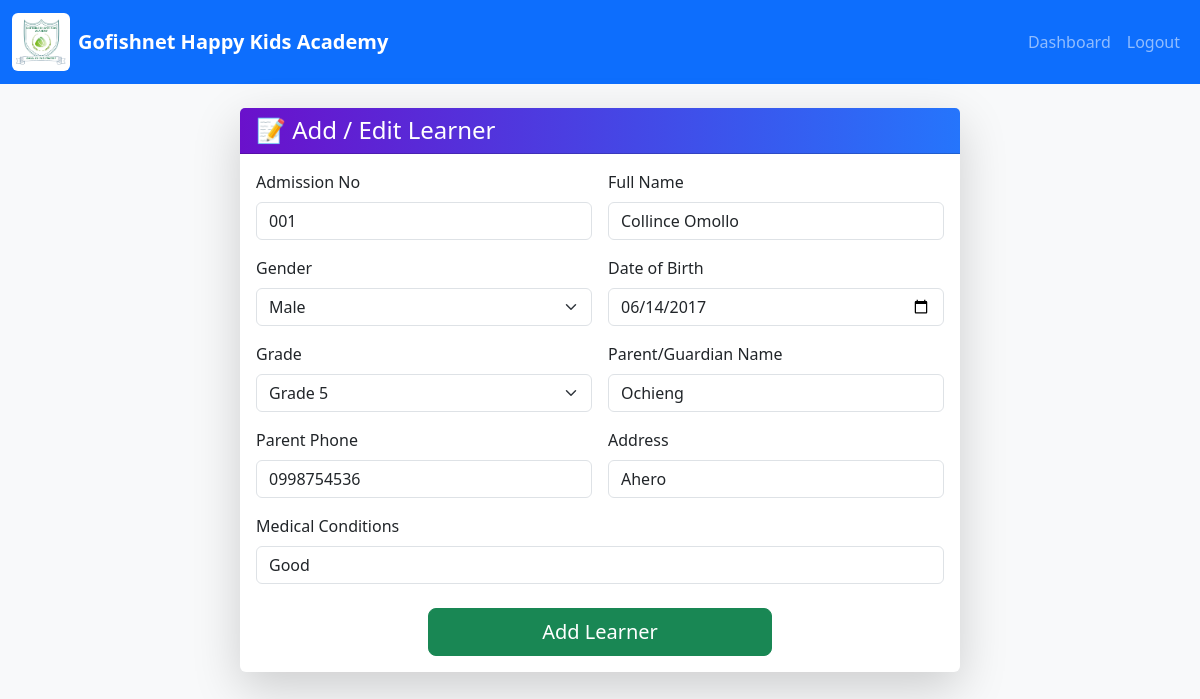
Screenshot of /learners/edit/1 with the database file from the repository.
### models.py (models this page shows)
class Learners(db.Model):
    id = db.Column(db.Integer, primary_key=True)
    admission_no = db.Column(db.String(50), unique=True, nullable=False)
    full_name = db.Column(db.String(100), nullable=False)
    gender = db.Column(db.String(10))
    dob = db.Column(db.Date)
    grade = db.Column(db.String(20))
    parent_name = db.Column(db.String(100))
    parent_phone = db.Column(db.String(20))
    address = db.Column(db.String(200))
    medical_conditions = db.Column(db.Text)
    created_at = db.Column(db.DateTime, default=datetime.utcnow)

### app.py (the view)
@app.route('/learners/edit/<int:id>', methods=['GET', 'POST'])
def edit_learner(id):
    learner = Learners.query.get_or_404(id)
    form = LearnerBioDataForm(obj=learner)
    if form.validate_on_submit():
        form.populate_obj(learner)
        db.session.commit()
        flash('Learner updated successfully!', 'success')
        return redirect(url_for('admin_dashboard'))
    return render_template('edit_learner.html', form=form, learner=learner)

### forms.py
class LearnerBioDataForm(FlaskForm):
    admission_no = StringField('Admission No', validators=[DataRequired(), Length(max=20)])
    full_name = StringField('Full Name', validators=[DataRequired(), Length(max=100)])
    gender = SelectField('Gender', choices=[('Male', 'Male'), ('Female', 'Female')], validators=[DataRequired()])
    dob = DateField('Date of Birth', format='%Y-%m-%d', validators=[Optional()])
    grade = SelectField(
        'Grade',
        choices=[
            ('PlayGroup', 'PlayGroup'),
            ('PP1', 'PP1'),
            ('PP2', 'PP2')
        ] + [(f'Grade {i}', f'Grade {i}') for i in range(1, 10)],
        validators=[DataRequired()]
    )
    parent_name = StringField("Parent/Guardian Name", validators=[Optional(), Length(max=100)])
    parent_phone = StringField("Parent Phone", validators=[Optional(), Length(max=20)])
    address = StringField("Address", validators=[Optional(), Length(max=200)])
    medical_conditions = StringField("Medical Conditions", validators=[Optional(), Length(max=200)])
    submit = SubmitField("Add Learner")

### templates/edit_learner.html (shortened to what this page needs)
{% extends "base.html" %}
{% block body %}
<div class="container mt-4">
    <div class="row justify-content-center">
        <div class="col-md-8">
            <div class="card shadow-lg border-0">
                <div class="card-header text-white" style="background: linear-gradient(90deg, #6a11cb, #2575fc);">
                    <h4 class="mb-0">📝 Add / Edit Learner</h4>
                </div>
                <div class="card-body">
                    <form method="POST" enctype="multipart/form-data">
                        <div class="row g-3">
                            <div class="col-md-6">
                                {{ form.admission_no.label(class="form-label") }}
                                {{ form.admission_no(class="form-control") }}
                            </div>
                            <div class="col-md-6">
                                {{ form.full_name.label(class="form-label") }}
                                {{ form.full_name(class="form-control") }}
                            </div>
                            <div class="col-md-6">
                                {{ form.gender.label(class="form-label") }}
                                {{ form.gender(class="form-select") }}
                            </div>
                            <div class="col-md-6">
                                {{ form.dob.label(class="form-label") }}
                                {{ form.dob(class="form-control") }}
                            </div>
                            <div class="col-md-6">
                                {{ form.grade.label(class="form-label") }}
                                {{ form.grade(class="form-select") }}
                            </div>
                            <div class="col-md-6">
                                {{ form.parent_name.label(class="form-label") }}
                                {{ form.parent_name(class="form-control") }}
                            </div>
                            <div class="col-md-6">
                                {{ form.parent_phone.label(class="form-label") }}
                                {{ form.parent_phone(class="form-control") }}
                            </div>
                            <div class="col-md-6">
                                {{ form.address.label(class="form-label") }}
                                {{ form.address(class="form-control") }}
                            </div>
                            <div class="col-12">
                                {{ form.medical_conditions.label(class="form-label") }}
                                {{ form.medical_conditions(class="form-control") }}
                            </div>
                        </div>
                        <div class="mt-4 text-center">
                            {{ form.submit(class="btn btn-success btn-lg w-50") }}
                        </div>
                    </form>
                </div>
            </div>
        </div>
    </div>
</div>
{% endblock %}

### static/css/style.css (style rules this page uses)
body { font-family: 'Segoe UI', sans-serif; background-color: #f8f9fa; }
.card { cursor: pointer; transition: transform 0.2s ease-in-out; }

### rows the page displays
Learners: admission_no "001", full_name "Collince Omollo", gender "Male", dob "06/14/2017", grade "Grade 5", parent_name "Ochieng", parent_phone "0998754536", address "Ahero", medical_conditions "Good"
